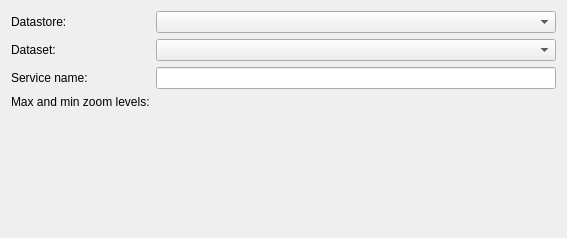
<?xml version="1.0" encoding="UTF-8"?>
<ui version="4.0">
 <class>UploadEditionPageWizard</class>
 <widget class="QWizardPage" name="UploadEditionPageWizard">
  <property name="geometry">
   <rect>
    <x>0</x>
    <y>0</y>
    <width>567</width>
    <height>238</height>
   </rect>
  </property>
  <property name="windowTitle">
   <string>Generation form</string>
  </property>
  <property name="locale">
   <locale language="English" country="UnitedStates"/>
  </property>
  <layout class="QGridLayout" name="gridLayout">
   <item row="1" column="1">
    <widget class="DatastoreComboBox" name="cbx_datastore"/>
   </item>
   <item row="9" column="1">
    <spacer name="verticalSpacer">
     <property name="orientation">
      <enum>Qt::Vertical</enum>
     </property>
     <property name="sizeHint" stdset="0">
      <size>
       <width>20</width>
       <height>40</height>
      </size>
     </property>
    </spacer>
   </item>
   <item row="8" column="1">
    <widget class="QgsScaleRangeWidget" name="srw_zoom">
     <property name="cursor">
      <cursorShape>ArrowCursor</cursorShape>
     </property>
    </widget>
   </item>
   <item row="7" column="1">
    <widget class="RangeSlider" name="levels_range_slider" native="true">
     <property name="cursor">
      <cursorShape>ClosedHandCursor</cursorShape>
     </property>
    </widget>
   </item>
   <item row="3" column="1">
    <widget class="StoredDataComboBox" name="cbx_stored_data"/>
   </item>
   <item row="5" column="0">
    <widget class="QLabel" name="lbl_flux">
     <property name="autoFillBackground">
      <bool>true</bool>
     </property>
     <property name="text">
      <string>Service name:</string>
     </property>
    </widget>
   </item>
   <item row="1" column="0">
    <widget class="QLabel" name="lbl_datastore">
     <property name="text">
      <string>Datastore:</string>
     </property>
    </widget>
   </item>
   <item row="3" column="0">
    <widget class="QLabel" name="lbl_stored_data">
     <property name="text">
      <string>Dataset:</string>
     </property>
    </widget>
   </item>
   <item row="5" column="1">
    <widget class="QLineEdit" name="lne_flux">
     <property name="inputMethodHints">
      <set>Qt::ImhLatinOnly</set>
     </property>
     <property name="text">
      <string/>
     </property>
     <property name="dragEnabled">
      <bool>true</bool>
     </property>
    </widget>
   </item>
   <item row="7" column="0" rowspan="2">
    <widget class="QLabel" name="lbl_zoom">
     <property name="text">
      <string>Max and min zoom levels:</string>
     </property>
    </widget>
   </item>
  </layout>
 </widget>
 <customwidgets>
  <customwidget>
   <class>QgsScaleRangeWidget</class>
   <extends>QWidget</extends>
   <header>qgsscalerangewidget.h</header>
  </customwidget>
  <customwidget>
   <class>DatastoreComboBox</class>
   <extends>QComboBox</extends>
   <header>geotuileur.gui.cbx_datastore</header>
  </customwidget>
  <customwidget>
   <class>StoredDataComboBox</class>
   <extends>QComboBox</extends>
   <header>geotuileur.gui.cbx_stored_data</header>
  </customwidget>
  <customwidget>
   <class>RangeSlider</class>
   <extends>QWidget</extends>
   <header>geotuileur.toolbelt.range_slider</header>
   <container>1</container>
  </customwidget>
 </customwidgets>
 <resources/>
 <connections/>
</ui>
